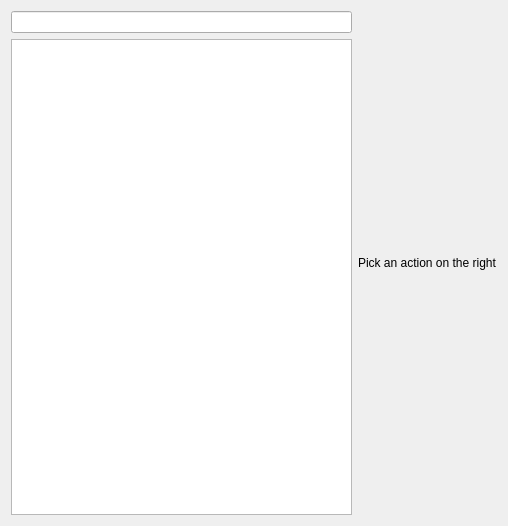
<?xml version="1.0" encoding="UTF-8"?>
<ui version="4.0">
 <class>PolkitActionsMainView</class>
 <widget class="QWidget" name="PolkitActionsMainView">
  <property name="geometry">
   <rect>
    <x>0</x>
    <y>0</y>
    <width>508</width>
    <height>526</height>
   </rect>
  </property>
  <layout class="QHBoxLayout" name="horizontalLayout">
   <item>
    <layout class="QVBoxLayout" name="verticalLayout">
     <item>
      <widget class="KLineEdit" name="searchLine"/>
     </item>
     <item>
      <widget class="QTreeView" name="treeView"/>
     </item>
    </layout>
   </item>
   <item>
    <widget class="QLabel" name="label">
     <property name="text">
      <string>Pick an action on the right</string>
     </property>
    </widget>
   </item>
  </layout>
 </widget>
 <customwidgets>
  <customwidget>
   <class>KLineEdit</class>
   <extends>QLineEdit</extends>
   <header>klineedit.h</header>
  </customwidget>
 </customwidgets>
 <resources/>
 <connections/>
</ui>
